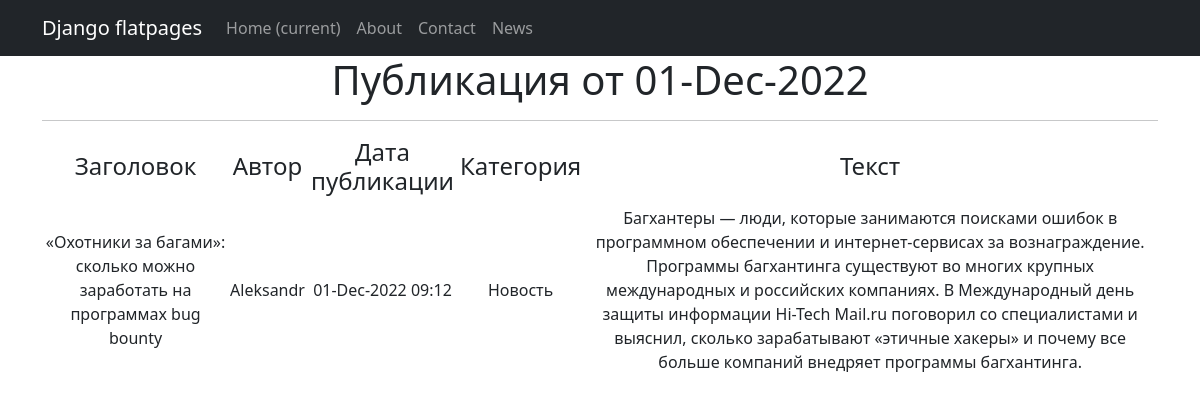
The app's page /news_search/1/ with its own data.
### news/models.py (models this page shows, shortened)
class Post(models.Model):
    author = models.ForeignKey(Author, on_delete=models.CASCADE)
    News = 'NW'
    Article  = 'AR'
    CATEGORY_CHOICES = (
        (News, 'Новость'),
        (Article , 'Статья'),
    )
    categoryType = models.CharField(max_length=2, choices=CATEGORY_CHOICES, default=Article)
    dateCreation = models.DateTimeField(auto_now_add=True)
    postCategory = models.ManyToManyField(Category, through='PostCategory')
    title = models.CharField(max_length=128)
    text = models.TextField()
    rating = models.SmallIntegerField(default=0)

class Author(models.Model):
    authorUser = models.OneToOneField(User, on_delete=models.CASCADE)
    retingAuthor = models.SmallIntegerField(default=0)

### news/views.py (the view)
# urls.py: path('<int:pk>/', PostDetailView.as_view(), name='post_detail')
class PostDetailView(DetailView):
    model = Post
    template_name = 'details/post_detail.html'
    context_object_name = 'news'

### news/templatetags/custom_filters.py (called while the page is built)
@register.filter(name='censor')
def censor(value):
    for word in censor_list:
        value = value.replace(word, '*****')
    return value

### templates/details/post_detail.html (shortened to what this page needs)
{% extends 'flatpages/default.html' %}
{% load custom_filters %}
{% block content %}
    {% if news %}
    <h1>Публикация от {{news.dateCreation|date:'d-M-Y'}}</h1>
    <table>
        <tr>
            <td>
                <h4>Заголовок</h4>
            </td>
            <td>
                 <h4>Автор </h4>
            </td>
            <td>
                 <h4>Дата публикации </h4>
            </td>
            <td>
                 <h4>Категория </h4>
            </td>
            <td>
                 <h4>Текст </h4>
            </td>
         </tr>
<hr>
        <tr>
            <td>
                {{ news.title|censor }}
            </td>
            <td>
                {{ news.author.authorUser.username }}
            </td>
            <td>
                {{ news.dateCreation|date:'d-M-Y H:m' }}
            </td>
            <td>
                {{ news.get_categoryType_display }}
            </td>
            <td>
                {{ news.text|censor }}
            </td>
        </tr>
    </table>
    {% else %}
        <h1>Новостей нет!</h1>
    {% endif %}
{% endblock content %}

### records on screen
Post: dateCreation "01-Dec-2022", title|censor "«Охотники за багами»: сколько можно заработать на программах bug bounty", author.authorUser.username "Aleksandr", dateCreation "01-Dec-2022 09:12", categoryType "Новость", text|censor "Багхантеры — люди, которые занимаются поисками ошибок в программном обеспечении и интернет-сервисах за вознаграждение. Программы багхантинга существуют во многих крупных международных и российских компаниях. В Международный день защиты информации Hi-Tech Mail.ru поговорил со специалистами и выяснил, сколько зарабатывают «этичные хакеры» и почему все больше компаний внедряет программы багхантинга."
